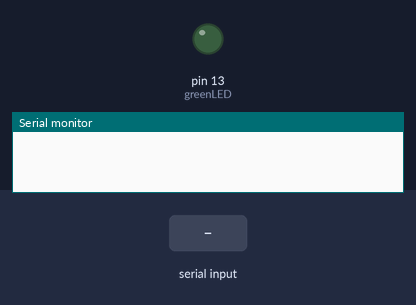
The sketch below on a simulated Arduino Uno, built with avr-gcc and run on an emulated ATmega328P. Shown: output pins drawn as LEDs (lit = HIGH), the last lines printed to the serial monitor. The test bench sets the inputs (shaded band).

Above: at 1.2 s.
1.3 s: "ON\n" received over Serial
At 2.4 s:
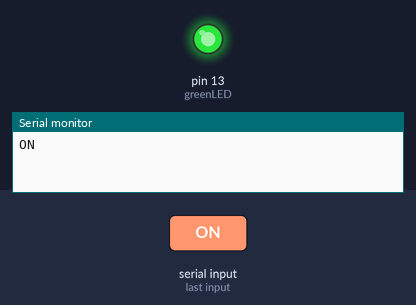
2.8 s: "OFF\n" received over Serial
At 3.6 s:
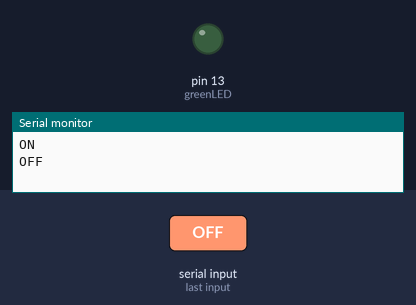
Timing chart, 0 to 5.8 s (numbered marks = the images above; inputs shaded):
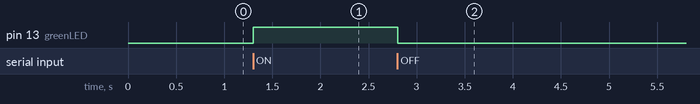

The sketch:

tr-led.ino
```cpp
int greenLED = 13;   // assign pin 2 to green LED
char buffer[6];
int index;

void setup() {
  pinMode(greenLED, OUTPUT);   // set green LED pin as output

  digitalWrite(greenLED, LOW);   // turn off green LED initially


  Serial.begin(9600);   // initialize serial communication with baud rate 9600
}

void loop() {

    if (Serial.available() > 0) {        // check if any data is available on serial port
    //int input = Serial.parseInt();     // read the integer input from the serial port
      index = Serial.readBytesUntil('\n', buffer,5);
   buffer[index] = '\0';
  // int input = atoi(buffer);

      String status(buffer);
      // read the integer input from the serial port
    Serial.println(status);
    if (status == "ON") {       // replace XXX with your last three digits
      digitalWrite(greenLED, HIGH);     // turn on green LED
     // turn off yellow LED
    }
    else if (status == "OFF") { // replace XXX with your last three digits
      digitalWrite(greenLED, LOW);      // turn off green LED

    }
    else {                               // if invalid input is given

    }
  }
}
```

Measured:
- after the input at 1.3 s, pin 13 (greenLED): LOW → HIGH at once
- after the input at 2.8 s, pin 13 (greenLED): HIGH → LOW at once
